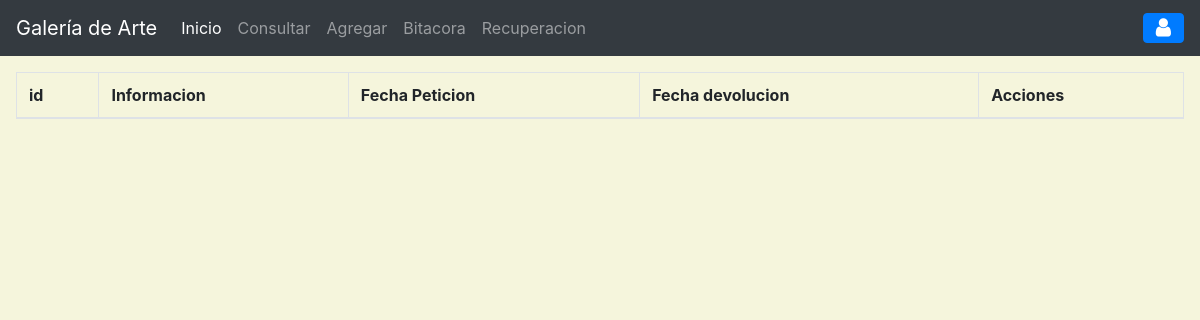
The app's page /?c=colprestamo, older data.
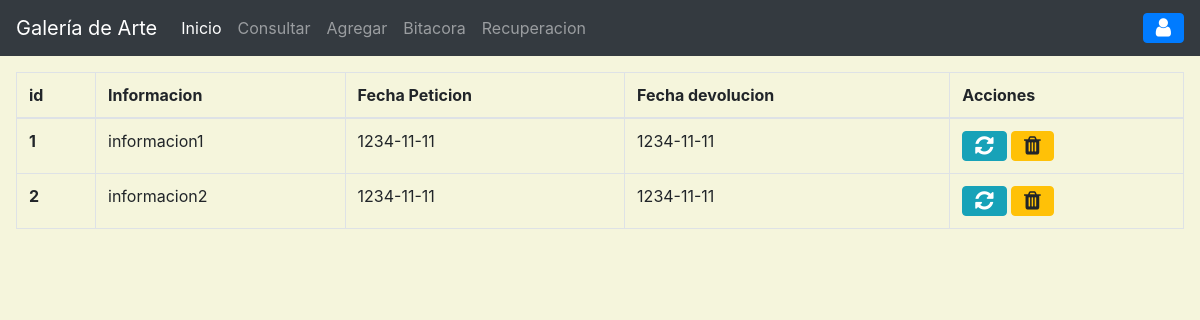
The same page, newer data.
### tables this page shows
CREATE TABLE `colprestamo` (
  `idobj` int(11) NOT NULL,
  `infPrest` varchar(60) DEFAULT NULL,
  `fechPet` date DEFAULT NULL,
  `fechDev` date DEFAULT NULL,
  KEY `fk_colPre_obj` (`idobj`),
  CONSTRAINT `fk_colPre_obj` FOREIGN KEY (`idobj`) REFERENCES `objetoarte` (`idobj`) ON DELETE CASCADE ON UPDATE CASCADE
);

### controller/colprestamo.controlador.php (called while the page is built, shortened)
<?php
require_once('model/colprestamo.php');
class colprestamoControlador
{
    public function __CONSTRUCT(){
        $this->modelo = new Colprestamo();
    }
    public function Inicio(){
        require_once "View/header.php";
        require_once "View/colprestamo/index.php";
        require_once "View/footer.php";
    }
}
?>

### model/conexion.php (called while the page is built, shortened)
<?php
class BaseDeDatos
{
    public static function Conectar(){
        try {
            $conexion = new PDO("mysql:host=".self::servidor.";dbname="
            .self::basedatos.";charset=utf8",self::usuario,self::password);
            $conexion->setAttribute(PDO::ATTR_ERRMODE,PDO::ERRMODE_EXCEPTION);
            return $conexion;
        } catch (PDOException $e) {
            return "Fallo la conexion a la base de datos".$e->getMessage();
        }
    }
}
?>

### model/colprestamo.php (called while the page is built, shortened)
<?php
class Colprestamo
{
    private $pdo;
    public function __CONSTRUCT(){
        $this->pdo = BaseDeDatos::Conectar();
    }
    public function getColprestamo(){
        try {
            $sql = "SELECT * FROM colprestamo";
            $consulta = $this->pdo->prepare($sql);
            $consulta->execute();
            return $consulta->fetchAll(PDO::FETCH_OBJ);
        } catch (Exception $e) {
            die($e->getMessage());
        }
    }
}
?>

### view/colprestamo/index.php (the view, shortened to what this page needs)
<main class="app-content m-3">
      <div class="row">
        <div class="col-md-12">
          <div class="tile">
            <div class="tile-body">
              <table class="table table-hover table-bordered" id="sampleTable">
                <thead>
                  <tr>
                    <th scope="col">id</th>
                    <th scope="col">Informacion</th>
                    <th scope="col">Fecha Peticion</th>
                    <th scope="col">Fecha devolucion</th>
                    <th>Acciones</th>
                  </tr>
                  <tbody>
                    <?php foreach($this->modelo->getColprestamo() as $colpres): ?>
                    <tr>
                        <th scope="row"><?= $colpres->idobj?></th>
                        <td><?= $colpres->infPrest?></td>
                        <td><?= $colpres->fechPet?></td>
                        <td><?= $colpres->fechDev?></td>
                        <td>
                          <a href="?c=objetoArte&a=FormAgregar&id=<?=$colpres->idobj?>" class="btn btn-info btn-flat">
                            <i class="fa fa-lg fa-refresh"></i>
                          </a>
                          <a  class="btn btn-warning btn-flat"
                              data-toggle="modal"
                              data-target="#exampleModal"
                              data-id="<?=$colpres->idobj?>">
                            <i class="fa fa-lg fa-trash"></i>
                          </a>
                        </td>
                    </tr>
                    <?php endforeach; ?>
                  </tbody>
                </thead>
              </table>
            </div>
          </div>
        </div>
      </div>
    </main>

Row changes from the older to the newer data that the page shows:
added colprestamo: idobj "1", infPrest "informacion1", fechPet "1234-11-11", fechDev "1234-11-11"
added colprestamo: idobj "2", infPrest "informacion2", fechPet "1234-11-11", fechDev "1234-11-11"
